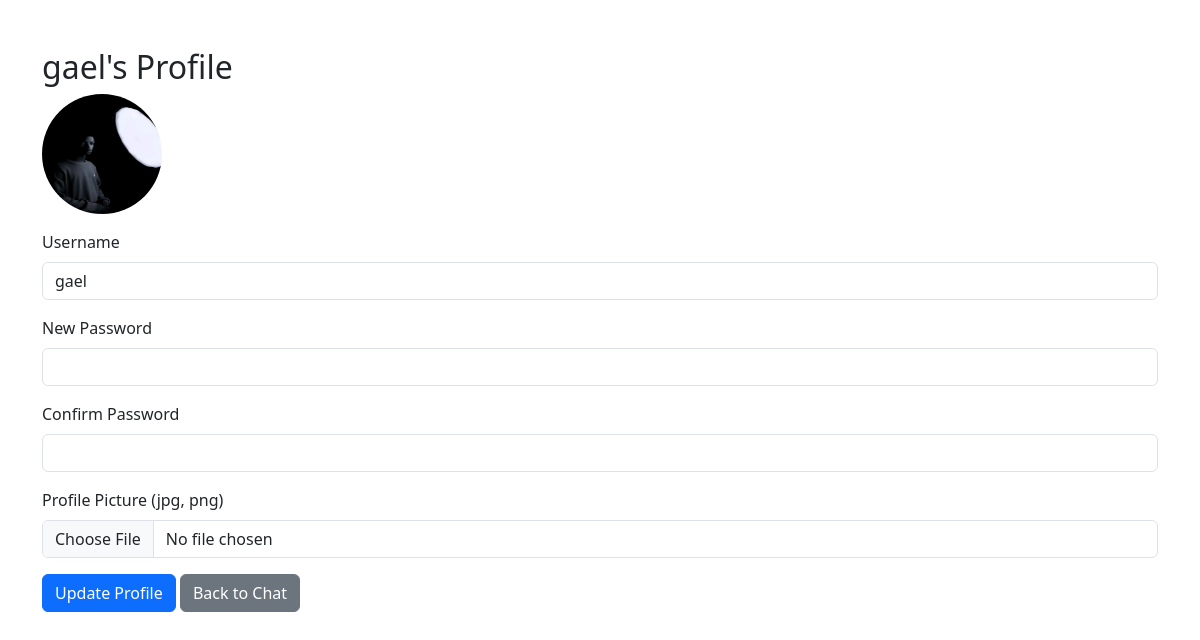
The app's page /profile (signed in) with its own data.
### app.py (models this page shows)
class User(UserMixin, db.Model):
    id = db.Column(db.Integer, primary_key=True)
    username = db.Column(db.String(80), unique=True, nullable=False)
    password = db.Column(db.String(120), nullable=False)
    profile_pic = db.Column(db.String(120), nullable=True, default='default.png')
    friends = db.relationship('Friend', foreign_keys='Friend.user_id', backref='user', lazy='dynamic')
    friend_of = db.relationship('Friend', foreign_keys='Friend.friend_id', backref='friend', lazy='dynamic')
    groups = db.relationship('GroupMember', backref='user', lazy='dynamic')

### app.py (the view, shortened to what this page needs)
@app.route('/profile', methods=['GET', 'POST'])
@login_required
def profile():
    form = EditProfileForm()
    return render_template('profile.html', form=form, user=current_user)

### app.py
class EditProfileForm(FlaskForm):
    username = StringField('Username', validators=[Optional(), Length(min=3, max=80)])
    password = PasswordField('New Password', validators=[Optional(), Length(min=4)])
    confirm_password = PasswordField('Confirm Password', validators=[Optional(), EqualTo('password')])
    profile_pic = FileField('Profile Picture (jpg, png)')
    submit = SubmitField('Update Profile')

### app.py (called while the page is built)
@login_manager.user_loader
def load_user(user_id):
    return User.query.get(int(user_id))

### templates/profile.html (shortened to what this page needs)
<!DOCTYPE html>
<html lang="en">
<head>
    <link rel="stylesheet" href="https://cdn.jsdelivr.net/npm/bootstrap@5.3.0/dist/css/bootstrap.min.css">
</head>
<body>
<div class="container mt-5">
    <h2>{{ user.username }}'s Profile</h2>
    <div class="mb-3">
        <img src="{{ url_for('static', filename='profile_pics/' + (user.profile_pic or 'default.png')) }}" alt="Profile Picture" width="120" height="120" class="rounded-circle">
    </div>
    <form method="POST" enctype="multipart/form-data">
        <div class="mb-3">
            {{ form.username.label(class="form-label") }}
            {{ form.username(class="form-control", value=user.username) }}
        </div>
        <div class="mb-3">
            {{ form.password.label(class="form-label") }}
            {{ form.password(class="form-control") }}
        </div>
        <div class="mb-3">
            {{ form.confirm_password.label(class="form-label") }}
            {{ form.confirm_password(class="form-control") }}
        </div>
        <div class="mb-3">
            {{ form.profile_pic.label(class="form-label") }}
            {{ form.profile_pic(class="form-control") }}
        </div>
        <button type="submit" class="btn btn-primary">Update Profile</button>
        <a href="/" class="btn btn-secondary">Back to Chat</a>
    </form>
</div>
</body>
</html>

### records on screen
User: username "gael", profile_pic (picture)
